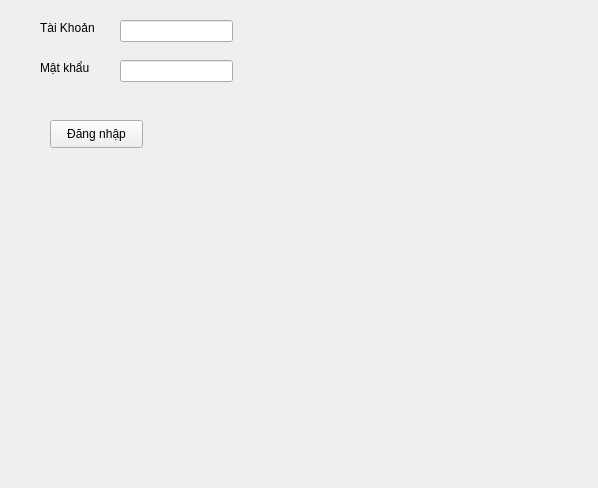
<?xml version="1.0" encoding="UTF-8"?>
<ui version="4.0">
 <class>Form</class>
 <widget class="QWidget" name="Form">
  <property name="geometry">
   <rect>
    <x>0</x>
    <y>0</y>
    <width>598</width>
    <height>488</height>
   </rect>
  </property>
  <property name="windowTitle">
   <string>Form</string>
  </property>
  <widget class="QLabel" name="label">
   <property name="geometry">
    <rect>
     <x>40</x>
     <y>20</y>
     <width>61</width>
     <height>16</height>
    </rect>
   </property>
   <property name="text">
    <string>Tài Khoản</string>
   </property>
  </widget>
  <widget class="QLabel" name="label_2">
   <property name="geometry">
    <rect>
     <x>40</x>
     <y>60</y>
     <width>55</width>
     <height>16</height>
    </rect>
   </property>
   <property name="text">
    <string>Mật khẩu</string>
   </property>
  </widget>
  <widget class="QLineEdit" name="o_nhap_tai_khoan">
   <property name="geometry">
    <rect>
     <x>120</x>
     <y>20</y>
     <width>113</width>
     <height>22</height>
    </rect>
   </property>
  </widget>
  <widget class="QLineEdit" name="o_nhap_mat_khau">
   <property name="geometry">
    <rect>
     <x>120</x>
     <y>60</y>
     <width>113</width>
     <height>22</height>
    </rect>
   </property>
   <property name="echoMode">
    <enum>QLineEdit::Password</enum>
   </property>
  </widget>
  <widget class="QPushButton" name="nut_dang_nhap">
   <property name="geometry">
    <rect>
     <x>50</x>
     <y>120</y>
     <width>93</width>
     <height>28</height>
    </rect>
   </property>
   <property name="text">
    <string>Đăng nhập</string>
   </property>
  </widget>
 </widget>
 <resources/>
 <connections/>
</ui>
